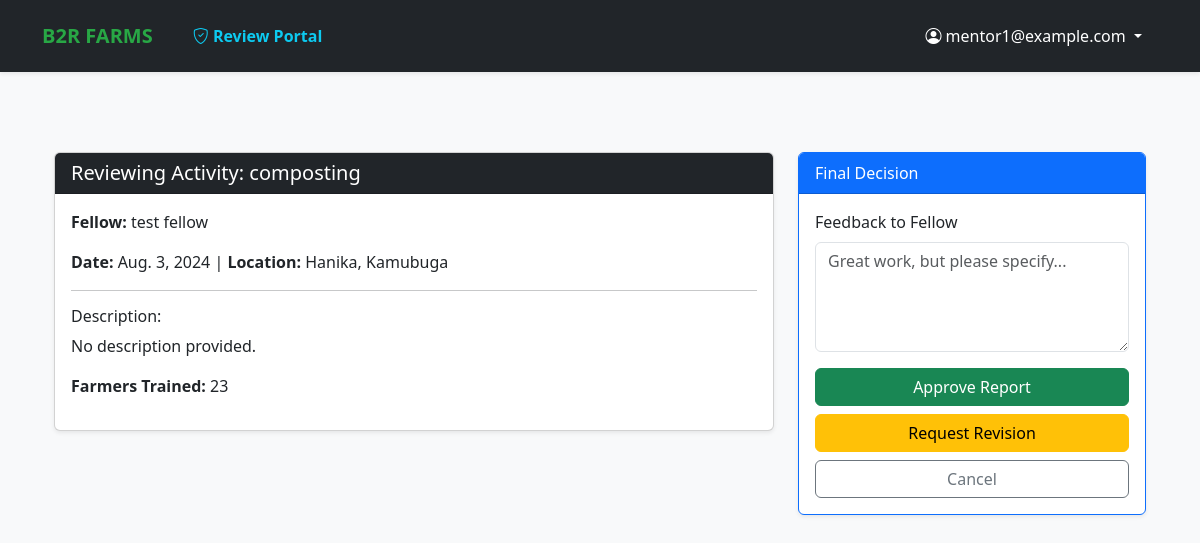
The app's page /mentors/review/15/ (signed in) with its own data.
### activities/models.py (models this page shows, shortened)
class TrainingActivity(models.Model):
    class Status(models.TextChoices):
        PENDING = 'PENDING', 'Pending Review'
        APPROVED = 'APPROVED', 'Approved'
        REVISION = 'REVISION', 'Needs Revision'
    fellow = models.ForeignKey(
        Fellow,
        on_delete=models.CASCADE,
        related_name='activities'
    )
    date = models.DateField(validators=[validate_not_future])
    sector = models.ForeignKey(
        Sector,
        on_delete=models.PROTECT,
        related_name='training_activities'
    )
    village_name = models.CharField(max_length=100)
    verified_village = models.CharField(
        max_length=100,
        blank=True,
        null=True,
        help_text="Standardized village name confirmed by Mentor upon approval."
    )
    number_of_farmers_trained = models.PositiveIntegerField(
        validators=[MinValueValidator(1, message="You must train at least one farmer.")]
    )
    training_topic = models.CharField(
        max_length=255,
        help_text="e.g., Mulching, Crop Rotation, Soil Conservation"
    )
    METHOD_CHOICES = [
        ('demonstration', 'Demonstration'),
        ('field_visit', 'Field Visit'),
        ('group_session', 'Group Session'),
        ('workshop', 'Workshop'),
    ]
    training_method = models.CharField(
        max_length=50,
        choices=METHOD_CHOICES
    )
    duration = models.DurationField(
        help_text="Format: HH:MM:SS (e.g., 02:30:00 for 2 hours and 30 mins)",
        default=timedelta(hours=1)
    )
    challenges_notes = models.TextField(blank=True, null=True)
    success_stories = models.TextField(blank=True, null=True)
    photos = models.ImageField(upload_to='training_photos/', blank=True, null=True)
    status = models.CharField(
        max_length=20,
        choices=Status.choices,
        default=Status.PENDING,
        help_text="The current approval status of this report."
    )
    approved_by = models.ForeignKey(
        settings.AUTH_USER_MODEL,
        on_delete=models.SET_NULL,
        null=True,
        blank=True,
        related_name='approved_activities'
    )
    is_resubmitted = models.BooleanField(default=False)
    mentor_comments = models.TextField(
        blank=True,
        null=True,
        help_text="Feedback provided by the assigned Mentor."
    )
    created_at = models.DateTimeField(auto_now_add=True)
    updated_at = models.DateTimeField(auto_now=True)
    class Meta:
        ordering = ['-date', 'sector__name']
        verbose_name_plural = "Training Activities"

### fellows/models.py (models this page shows, shortened)
class Fellow(models.Model):
    class Status(models.TextChoices):
        ACTIVE = 'ACTIVE', 'Active'
        INACTIVE = 'INACTIVE', 'Inactive'
        COMPLETED = 'COMPLETED', 'Completed'
        ON_LEAVE = 'ON_LEAVE', 'On Leave'
    user = models.OneToOneField(
        User,
        on_delete=models.CASCADE,
        related_name='fellow_profile'
    )
    university = models.CharField(max_length=100)
    degree_field = models.CharField(max_length=100)
    graduation_year = models.IntegerField()
    assigned_sector = models.ForeignKey(
        Sector,
        on_delete=models.SET_NULL,
        null=True,
        related_name='fellows'
    )
    mentor = models.ForeignKey(
        'mentors.Mentor',
        on_delete=models.SET_NULL,
        null=True,
        blank=True, # Allows saving a fellow before a mentor is assigned
        related_name='fellows',
        help_text="The professional mentor supervising this fellow."
    )
    fellowship_start_date = models.DateField()
    fellowship_end_date = models.DateField(null=True, blank=True)
    status = models.CharField(
        max_length=10,
        choices=Status.choices,
        default=Status.ACTIVE
    )
    training_completed = models.BooleanField(default=False)
    @property
    def get_full_name(self):
        if self.user:
            return f"{self.user.first_name} {self.user.last_name}"
        return "Unknown Fellow"
    class Meta:
        ordering = ['user__last_name', 'user__first_name']
        verbose_name = "Fellow"
        verbose_name_plural = "Fellows"

### locations/models.py (models this page shows, shortened)
class Sector(models.Model):
    district = models.ForeignKey(
        District,
        on_delete=models.CASCADE,
        related_name='sectors'
    )
    name = models.CharField(max_length=100)
    code = models.CharField(max_length=10, blank=True, null=True)
    class Meta:
        unique_together = ('name', 'district')
        ordering = ['district__province__name', 'district__name', 'name']

### mentors/views.py (the view, shortened to what this page needs)
# urls.py: path('review/<int:pk>/', review_activity, name='review_report'),
@login_required
def review_activity(request, pk):
    mentor = getattr(request.user, 'mentor_profile', None)
    report = get_object_or_404(TrainingActivity, pk=pk, fellow__mentor=mentor)
    return render(request, 'mentors/review_report.html', {'report': report})

### mentors/templates/mentors/review_report.html (shortened to what this page needs)
{% extends "base.html" %}
{% block content %}
<div class="container mt-5">
    <div class="row">
        <div class="col-md-8">
            <div class="card shadow-sm mb-4">
                <div class="card-header bg-dark text-white">
                    <h5 class="mb-0">Reviewing Activity: {{ report.training_topic }}</h5>
                </div>
                <div class="card-body">
                    <p><strong>Fellow:</strong> {{ report.fellow.get_full_name }}</p>
                    <p><strong>Date:</strong> {{ report.date }} | <strong>Location:</strong> {{ report.village_name }}, {{ report.sector.name }}</p>
                    <hr>
                    <h6>Description:</h6>
                    <p>{{ report.description|default:"No description provided." }}</p>
                    <p><strong>Farmers Trained:</strong> {{ report.number_of_farmers_trained }}</p>
                </div>
            </div>
        </div>
        <div class="col-md-4">
            <div class="card shadow-sm border-primary">
                <div class="card-header bg-primary text-white">Final Decision</div>
                <div class="card-body">
                    <form method="post">
                        <div class="mb-3">
                            <label class="form-label">Feedback to Fellow</label>
                            <textarea name="mentor_comments" class="form-control" rows="4" placeholder="Great work, but please specify..."></textarea>
                        </div>
                        <div class="d-grid gap-2">
                            <button type="submit" name="status" value="APPROVED" class="btn btn-success">Approve Report</button>
                            <button type="submit" name="status" value="REVISION" class="btn btn-warning">Request Revision</button>
                            <a href="{% url 'mentor_dashboard' %}" class="btn btn-outline-secondary">Cancel</a>
                        </div>
                    </form>
                </div>
            </div>
        </div>
    </div>
</div>
{% endblock %}

### bridge2Rwanda_fellowship_management_system/templates/base.html (shortened to what this page needs)
{% load static %}
<!DOCTYPE html>
<html lang="en">
<head>
    <link href="https://cdn.jsdelivr.net/npm/bootstrap@5.3.0/dist/css/bootstrap.min.css" rel="stylesheet">
    <link rel="stylesheet" href="https://cdn.jsdelivr.net/npm/bootstrap-icons@1.10.0/font/bootstrap-icons.css">
</head>
<body>
    <nav class="navbar navbar-expand-lg navbar-dark bg-dark shadow-sm py-3">
        <div class="container">
            <a class="navbar-brand" href="/">B2R FARMS</a>
            <div class="collapse navbar-collapse" id="navbarNav">
                <ul class="navbar-nav me-auto">
                    {% if user.is_authenticated %}
                        {% if user.is_staff or user.mentor or user.is_superuser %}
                        <li class="nav-item ms-lg-3">
                            <a class="nav-link text-info fw-bold" href="{% url 'mentor_dashboard' %}">
                                <i class="bi bi-shield-check"></i> Review Portal
                            </a>
                        </li>
                        {% endif %}
                    {% endif %}
                </ul>
                <ul class="navbar-nav ms-auto">
                    {% if user.is_authenticated %}
                        <li class="nav-item dropdown">
                            <a class="nav-link dropdown-toggle btn btn-outline-secondary btn-sm px-3 text-white" href="#" id="userDropdown" role="button" data-bs-toggle="dropdown">
                                <i class="bi bi-person-circle"></i> {{ user.email }}
                            </a>
                        </li>
                    {% else %}
                        <li class="nav-item">
                            <a class="btn btn-success btn-sm px-4" href="{% url 'login' %}">Login</a>
                        </li>
                    {% endif %}
                </ul>
            </div>
        </div>
    </nav>
    <main class="container py-2">
        {% block content %}{% endblock %}
    </main>
</body>
</html>

### bridge2Rwanda_fellowship_management_system/templates/base.html (style rules this page uses)
.navbar-brand { font-weight: 800; color: #28a745 !important; }
body { background-color: #f8f9fa; font-family: 'Segoe UI', sans-serif; }

### records on screen
TrainingActivity: training_topic "composting", fellow.get_full_name "test fellow", date "Aug. 3, 2024", village_name "Hanika", sector.name "Kamubuga", number_of_farmers_trained "23"

### other values on screen
{{ user.email }} "mentor1@example.com"
{{ report.description|default:"No description provided." }} "No description provided."
